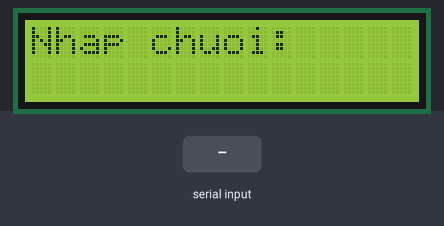
A sketch run on a simulated Arduino Uno, built with avr-gcc and run on an emulated ATmega328P. On the bench: 16×2 character LCD. The test bench sets the inputs (shaded band).

Above: at 1.2 s.
1.3 s: "1\n" received over Serial
At 2.7 s:
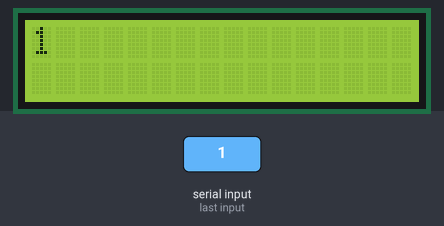
At 10.0 s:
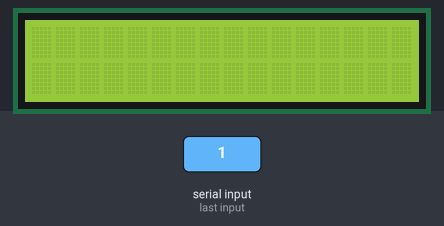
Timing chart, 0 to 10.3 s (numbered marks = the images above; inputs shaded):
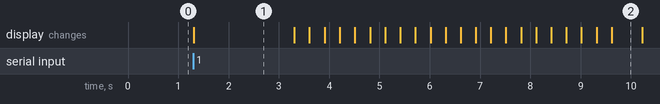

Measured:
- after the input at 1.3 s, the display: changes at once (image 1)
- what the display in image 1 shows lasts 2.0 s, from 1.3 s to 3.3 s
- what the display in image 2 shows lasts 0.6 s, from 9.6 s to 10.2 s

The sketch:

Cau17-LCD-Nhap_cuonlai.ino
```cpp
#include <LiquidCrystal.h>

LiquidCrystal lcd(12, 11, 4, 5, 6, 7);
String text;

void setup() {
  Serial.begin(9600);
  lcd.begin(16, 2);
  lcd.print("Nhap chuoi:");
}

void loop() {
  // 1) ??c chu?i t? Serial
  if (Serial.available()) {
    text = Serial.readStringUntil('\n');
    text.trim();

    // 2) Hi?n th? chu?i lên LCD
    lcd.clear();
    lcd.setCursor(0, 0);
    lcd.print(text);

    // 3) ??i 2s
    delay(2000);

    // 4) Nh?p nháy 3 l?n
    for (int i = 0; i < 3; i++) {
      lcd.clear();
      delay(300);
      lcd.setCursor(0, 0);
      lcd.print(text);
      delay(300);
    }

    // 5) Cu?n ch? t? ph?i sang trái
    //    In l?i ? v? trí ban ??u
    lcd.clear();
    lcd.setCursor(16 - min((int)text.length(), 16), 0);
    lcd.print(text);
    //    Cu?n
    int scrollCount = (int)text.length() + 16;
    for (int i = 0; i < scrollCount; i++) {
      lcd.scrollDisplayLeft();
      delay(300);
    }

    // Quay l?i yêu c?u nh?p m?i
    lcd.clear();
    lcd.print("Nhap chuoi:");
  }
}
```
